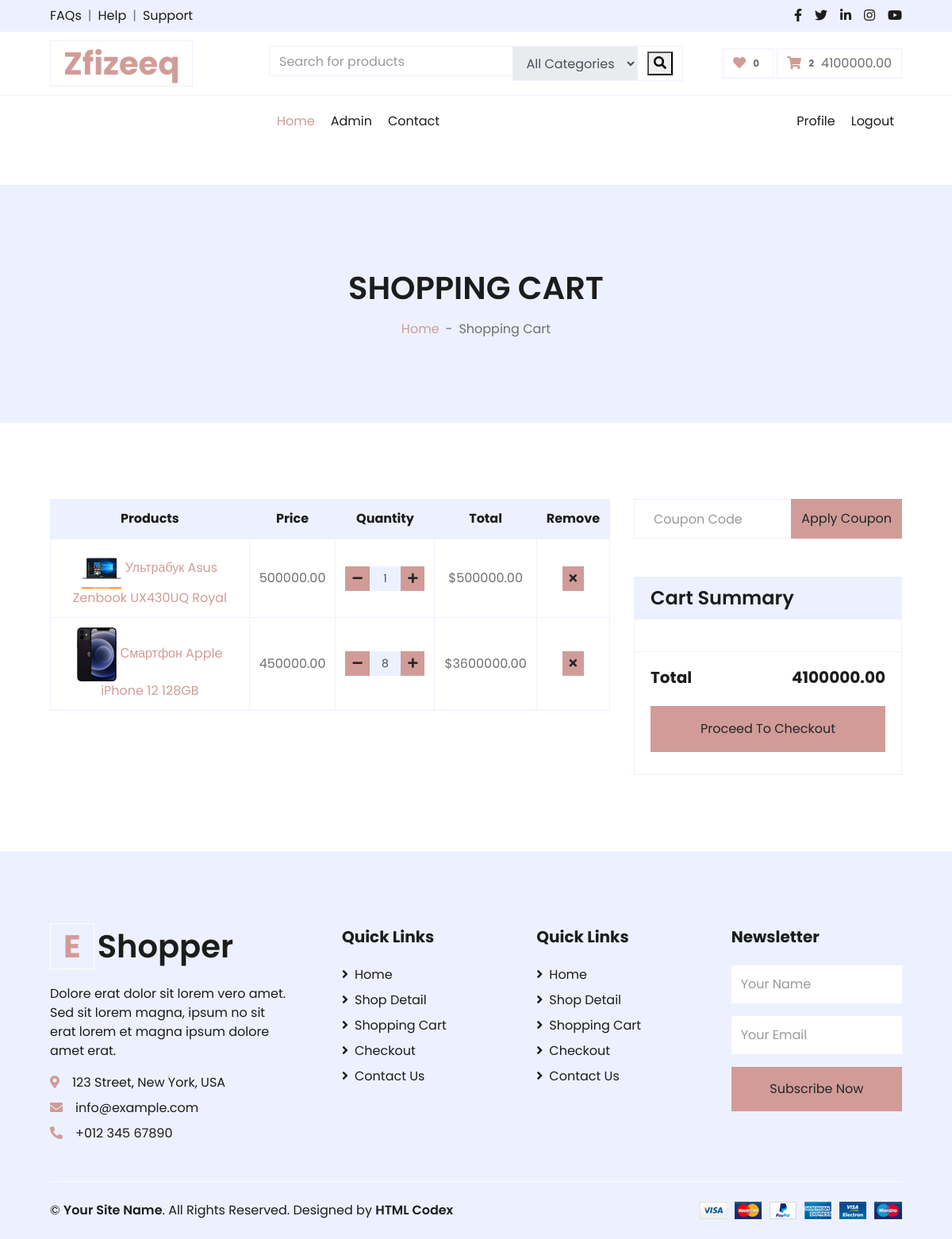
/order/shopcart/ (signed in), run on the app's committed database.
### core/models.py (models this page shows, shortened)
class Setting(models.Model):
    STATUS = (
        ('True', 'True'),
        ('False', 'False'),
    )
    title = models.CharField(max_length=150)
    keywords = models.CharField(max_length=255)
    description = models.CharField(max_length=255)
    company = models.CharField(max_length=50)
    address = models.CharField(blank=True, max_length=100)
    phone = models.CharField(blank=True, max_length=15)
    fax = models.CharField(blank=True, max_length=15)
    email = models.CharField(blank=True, max_length=50)
    smtpserver = models.CharField(blank=True, max_length=50)
    smtpemail = models.CharField(blank=True, max_length=50)
    smtppassword = models.CharField(blank=True, max_length=10)
    smtpport = models.CharField(blank=True, max_length=5)
    icon = models.ImageField(blank=True, upload_to='images/')
    facebook = models.CharField(blank=True, max_length=50)
    instagram = models.CharField(blank=True, max_length=50)
    twitter = models.CharField(blank=True, max_length=50)
    youtube = models.CharField(blank=True, max_length=50)
    aboutus = RichTextField(blank=True)
    contact = RichTextField(blank=True)
    references = RichTextField(blank=True)
    status = models.CharField(max_length=10, choices=STATUS)
    create_at = models.DateTimeField(auto_now_add=True)
    update_at = models.DateTimeField(auto_now=True)

### order/models.py (models this page shows, shortened)
class ShopCart(models.Model):
    user = models.ForeignKey(User, on_delete=models.SET_NULL, null=True)
    product = models.ForeignKey(Product, on_delete=models.SET_NULL, null=True)
    quantity = models.IntegerField()
    @property
    def price(self):
        return self.product.price
    @property
    def amount(self):
        return self.quantity * self.price

### product/models.py (models this page shows, shortened)
class Product(models.Model):
    STATUS = (
        ('True', 'True'),
        ('False', 'False'),
    )
    category = models.ForeignKey(Category, on_delete=models.CASCADE)
    title = models.CharField(max_length=150)
    keywords = models.CharField(max_length=255)
    description = models.TextField(max_length=255)
    image = models.ImageField(upload_to='images/', null=False)
    price = models.DecimalField(max_digits=12, decimal_places=2, default=0)
    amount = models.IntegerField(default=0)
    minamount = models.IntegerField()
    detail = RichTextField()  # models.TextField()
    slug = models.SlugField(null=False, unique=True)
    status = models.CharField(max_length=10, choices=STATUS)
    create_at = models.DateTimeField(auto_now_add=True)
    update_at = models.DateTimeField(auto_now=True)

### order/views.py (the view)
# urls.py: path('shopcart/', shopcart, name='shopcart'),
def shopcart(request):
    setting = Setting.objects.filter(status=True).first()
    category = Category.objects.all()
    current_shopcart = ShopCart.objects.filter(user_id=request.user.id)
    total = 0
    for sc in current_shopcart:
        total += sc.product.price * sc.quantity
    context = {
        'setting': setting,
        'category': category,
        'shopcart': current_shopcart,
        'total': total
    }
    return render(request, 'core/cart.html', context)

### templates/core/cart.html (shortened to what this page needs)
{% extends 'core/layout.html' %}
{% load static %}
{% block content %}
    <div class="container-fluid bg-secondary mb-5">
        <div class="d-flex flex-column align-items-center justify-content-center" style="min-height: 300px">
            <h1 class="font-weight-semi-bold text-uppercase mb-3">Shopping Cart</h1>
            <div class="d-inline-flex">
                <p class="m-0"><a href="">Home</a></p>
                <p class="m-0 px-2">-</p>
                <p class="m-0">Shopping Cart</p>
            </div>
        </div>
    </div>
    <div class="container-fluid pt-5">
        <div class="row px-xl-5">
            <div class="col-lg-8 table-responsive mb-5">
                <table class="table table-bordered text-center mb-0">
                    <thead class="bg-secondary text-dark">
                        <tr>
                            <th>Products</th>
                            <th>Price</th>
                            <th>Quantity</th>
                            <th>Total</th>
                            <th>Remove</th>
                        </tr>
                    </thead>
                    <tbody class="align-middle">
                        {% for sc in shopcart %}
                        <tr>
                            <td class="align-middle">
                                <img src="{{ sc.product.image.url }}" alt="" style="width: 50px;">
                                <a href="/p/products/{{sc.product.id}}/{{sc.product.slug}}">{{sc.product.title}}</a>
                            </td>
                            <td class="align-middle">{{sc.product.price}}</td>
                            <td class="align-middle">
                                <div class="input-group quantity mx-auto" style="width: 100px;">
                                    <div class="input-group-btn">
                                        <button class="btn btn-sm btn-primary btn-minus" >
                                        <i class="fa fa-minus"></i>
                                        </button>
                                    </div>
                                    <input type="text" class="form-control form-control-sm bg-secondary text-center" value="{{sc.quantity}}">
                                    <div class="input-group-btn">
                                        <button class="btn btn-sm btn-primary btn-plus">
                                            <i class="fa fa-plus"></i>
                                        </button>
                                    </div>
                                </div>
                            </td>
                            <td class="align-middle">${{sc.amount}}</td>
                            <td class="align-middle"><a href="/order/shopcart/deleteitem/{{ sc.id }}" class="btn btn-sm btn-primary" onclick="return confirm('Are you sure delete? {{ sc.product.title }} from shopcart')"><i class="fa fa-times"></i></a></td>
                        </tr>
                        {% endfor %}
                    </tbody>
                </table>
            </div>
            <div class="col-lg-4">
                <form class="mb-5" action="">
                    <div class="input-group">
                        <input type="text" class="form-control p-4" placeholder="Coupon Code">
                        <div class="input-group-append">
                            <button class="btn btn-primary">Apply Coupon</button>
                        </div>
                    </div>
                </form>
                <div class="card border-secondary mb-5">
                    <div class="card-header bg-secondary border-0">
                        <h4 class="font-weight-semi-bold m-0">Cart Summary</h4>
                    </div>
                    <div class="card-body">
                    </div>
                    <div class="card-footer border-secondary bg-transparent">
                        <div class="d-flex justify-content-between mt-2">
                            <h5 class="font-weight-bold">Total</h5>
                            <h5 class="font-weight-bold">{{total}}</h5>
                        </div>
                        <a href="{% url 'checkout' %}" class="btn btn-block btn-primary my-3 py-3">Proceed To Checkout</a>
                    </div>
                </div>
            </div>
        </div>
    </div>
{% endblock %}
{% block footer %}
    {% include 'core/footer.html' %}
{% endblock %}

### templates/core/header.html (shortened to what this page needs)
{% load mptt_tags %}
    <link rel="stylesheet" href="https://ajax.googleapis.com/ajax/libs/jqueryui/1.11.4/themes/smoothness/jquery-ui.css">
    <div class="container-fluid">
        <div class="row bg-secondary py-2 px-xl-5">
            <div class="col-lg-6 d-none d-lg-block">
                <div class="d-inline-flex align-items-center">
                    <a class="text-dark" href="">FAQs</a>
                    <span class="text-muted px-2">|</span>
                    <a class="text-dark" href="">Help</a>
                    <span class="text-muted px-2">|</span>
                    <a class="text-dark" href="">Support</a>
                </div>
            </div>
            <div class="col-lg-6 text-center text-lg-right">
                <div class="d-inline-flex align-items-center">
                    <a class="text-dark px-2" href="">
                        <i class="fab fa-facebook-f"></i>
                    </a>
                    <a class="text-dark px-2" href="">
                        <i class="fab fa-twitter"></i>
                    </a>
                    <a class="text-dark px-2" href="">
                        <i class="fab fa-linkedin-in"></i>
                    </a>
                    <a class="text-dark px-2" href="">
                        <i class="fab fa-instagram"></i>
                    </a>
                    <a class="text-dark pl-2" href="">
                        <i class="fab fa-youtube"></i>
                    </a>
                </div>
            </div>
        </div>
        <div class="row align-items-center py-3 px-xl-5">
            <div class="col-lg-3 d-none d-lg-block">
                <a href="{% url 'core:index' %}" class="text-decoration-none">
                    <h1 class="m-0 display-5 font-weight-semi-bold"><span class="text-primary font-weight-bold border px-3 mr-1">{{setting.company}}</span></h1>
                </a>
            </div>
            <div class="col-lg-6 col-6 text-left">
                <form method="POST" action="{% url 'core:search' %}">
                    <div class="input-group">
                        <input id="query" name="query" type="text" class="form-control" placeholder="Search for products">
                        <div class="input-group-append">
                            <select id="cat" name="cat" class="input-group-text">
                                <option value="0">All Categories</option>
                            </select>
                            <span class="input-group-text bg-transparent text-primary">
                                <button type="submit"><i class="fa fa-search"></i></button>
                            </span>
                        </div>
                    </div>
                </form>
            </div>
            <div class="col-lg-3 col-6 text-right">
                <a href="" class="btn border">
                    <i class="fas fa-heart text-primary"></i>
                    <span class="badge">0</span>
                </a>
                <a href="/order/shopcart/" class="btn border">
                    <i class="fas fa-shopping-cart text-primary"></i>
                    <span class="badge">{{shopcart|length}}</span>
                    <span>{{ total }}</span>
                </a>
            </div>
        </div>
    </div>

### data on the page
Setting: company "Zfizeeq"
ShopCart: product.image (picture), product "Ультрабук Asus Zenbook UX430UQ Royal", product.price "500000.00", quantity "1", amount "500000.00"
ShopCart: product.image (picture), product "Смартфон Apple iPhone 12 128GB", product.price "450000.00", quantity "8", amount "3600000.00"

### other printed values
{{ shopcart|length }} "2"
{{ total }} "4100000.00"
